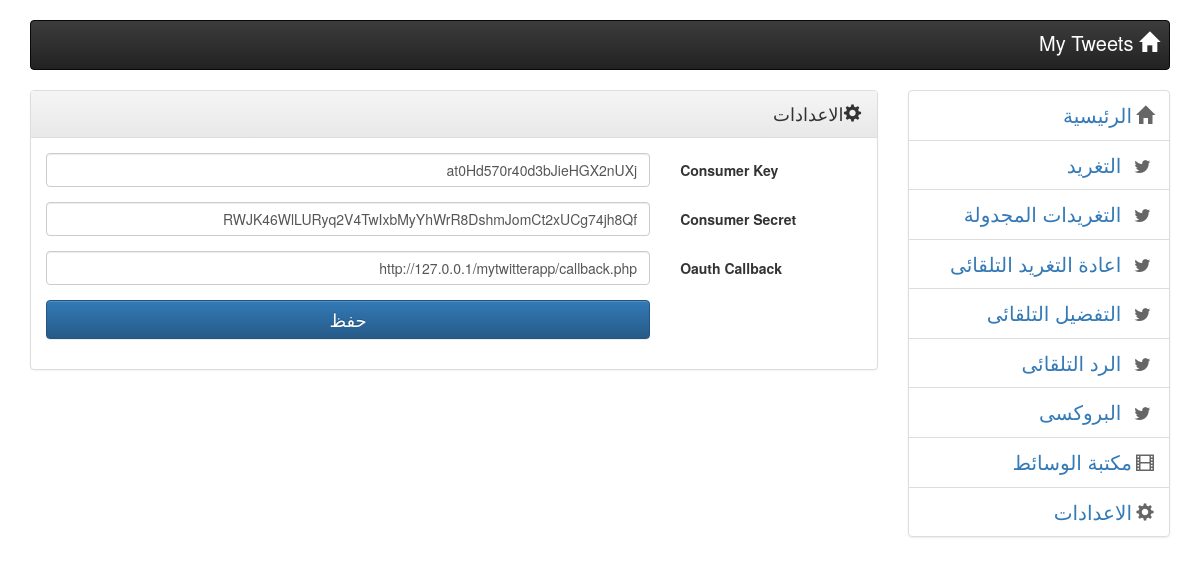
Page /settings.php (signed in) on the committed database.
### tables this page shows
CREATE TABLE IF NOT EXISTS `app_settings` (
  `id` varchar(20) NOT NULL,
  `consumer_key` varchar(255) NOT NULL,
  `consumer_secret` varchar(255) NOT NULL,
  `oauth_callback` varchar(255) NOT NULL,
  PRIMARY KEY (`id`)
);

### src/Models/AbstractModel.php (called while the page is built, shortened)
<?php
class AbstractModel
{
    public function __construct()
    {
       $this->db = DB::connect();
    }
}

### includes/autoload.php (called while the page is built, shortened)
<?php
spl_autoload_register(function($class) {
    $directories = [
        '',
        'core/',
    ];
    $class = ltrim($class);
    foreach ($directories as $directory) {
        $path = dirname(__FILE__) . '/' . $directory . $class . '.php';
        if (file_exists($path)) {
            return;
        }
    }
});

### includes/core/DB.php (called while the page is built, shortened)
<?php
class DB
{
    public static $FETCH_MODE = PDO::FETCH_OBJ;
    private static $_dbHandle = null;
    public static function connect()
    {
        if (self::$_dbHandle == null) {
            $dsn = 'mysql:host=' . DB_HOST . ';dbname=' . DB_NAME;
            self::$_dbHandle = new PDO($dsn, DB_USER, DB_PASSWORD);
            self::$_dbHandle->setAttribute(PDO::ATTR_DEFAULT_FETCH_MODE, self::$FETCH_MODE);
            self::$_dbHandle->setAttribute(PDO::ATTR_ERRMODE, PDO::ERRMODE_EXCEPTION);
            self::$_dbHandle->exec("SET NAMES 'utf8'");
        }
        return self::$_dbHandle;
    }
}

### src/Models/Setting.php (called while the page is built, shortened)
<?php
class Setting extends AbstractModel
{
    protected $table = 'app_settings';
    public function get($key = null)
    {
        $query = "SELECT * FROM {$this->table} LIMIT 1";
        if ($key) {
            $query = "SELECT * FROM {$this->table} WHERE id = :key LIMIT 1";
        }
        $stmt = $this->db->prepare($query);
        if ($key) {
            $stmt->bindValue(':key', $key);
        }
        $stmt->execute();
        $row = $stmt->fetch(\PDO::FETCH_ASSOC);
        if ($row && count($row)) {
            return $row;
        }
        return false;
    }
}

### settings.php (the view, shortened to what this page needs)
<?php
include __DIR__ . '/tpl/header.php';
$settings = new \MyApp\Models\Setting();
$twitterKeys = $settings->get('my_twitter_app');
?>
<div class="col-md-9">
    <div class="panel panel-default">
        <div class="panel-heading fs-18"><span class="glyphicon glyphicon-cog"></span>الاعدادات </div>
        <div class="panel-body">
            <form method="post" class="form-horizontal" action="settings.php">
                <div class="form-group">
                    <label for="consumer_key" class="col-sm-3 control-label">Consumer Key</label>
                    <div class="col-sm-9">
                        <input type="text" name="consumer_key" class="form-control" id="consumer_key" placeholder="Consumer Key"
                            <?php if (isset($twitterKeys['consumer_key'])) { echo 'value=' . $twitterKeys['consumer_key']; } ?>>
                    </div>
                </div>
                <div class="form-group">
                    <label for="consumer_secret" class="col-sm-3 control-label">Consumer Secret</label>
                    <div class="col-sm-9">
                        <input type="text" name="consumer_secret" class="form-control" id="consumer_secret" placeholder="Consumer Secret"
                            <?php if (isset($twitterKeys['consumer_secret'])) { echo 'value=' . $twitterKeys['consumer_secret']; } ?>>
                    </div>
                </div>
                <div class="form-group">
                    <label for="oauth_callback" class="col-sm-3 control-label">Oauth Callback</label>
                    <div class="col-sm-9">
                        <input type="text" name="oauth_callback" class="form-control" id="oauth_callback" placeholder="Oauth Callback"
                            <?php if (isset($twitterKeys['oauth_callback'])) { echo 'value=' . $twitterKeys['oauth_callback']; } ?>>
                    </div>
                </div>
                <div class="form-group">
                    <div class="col-sm-offset-3 col-sm-9">
                        <button type="submit" class="btn btn-block btn-primary fs-18">حفظ</button>
                    </div>
                </div>
            </form>
        </div>
    </div>
</div>
<?php
include __DIR__ . '/tpl/footer.php';
?>

### tpl/header.php (style rules this page uses)
.fs-18 { font-size: 18px; }

### rows in the picture
app_settings: consumer_key "at0Hd570r40d3bJieHGX2nUXj", consumer_secret "RWJK46WlLURyq2V4TwIxbMyYhWrR8DshmJomCt2xUCg74jh8Qf", oauth_callback "http://127.0.0.1/mytwitterapp/callback.php"
